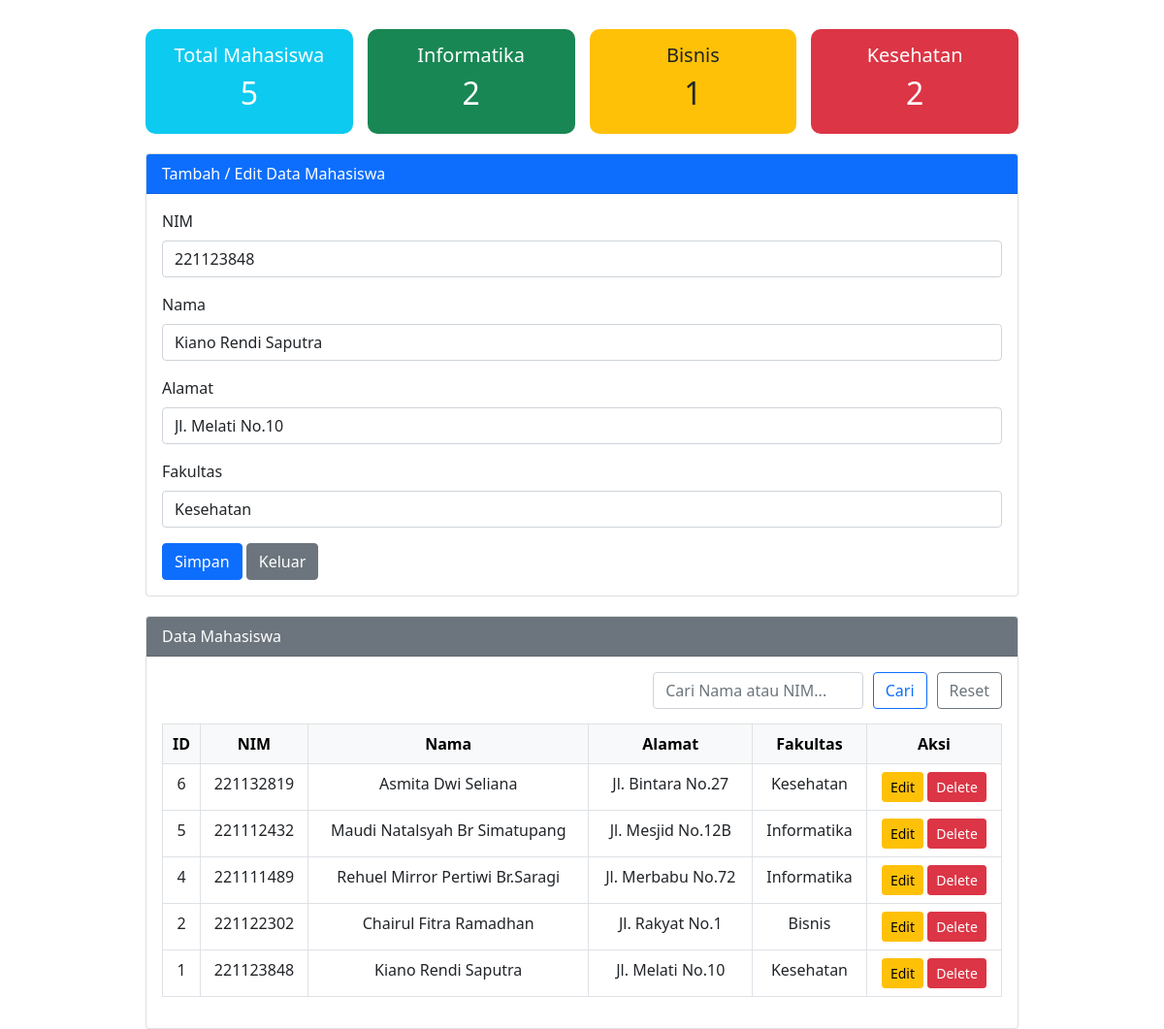
Screenshot of /dashboard.php?op=edit&id=1 with the database file from the repository.
### tables this page shows
CREATE TABLE `mahasiswa` (
  `ID_Mahasiswa` int NOT NULL AUTO_INCREMENT,
  `NIM` varchar(15) NOT NULL,
  `Nama` varchar(100) NOT NULL,
  `Alamat` varchar(255) DEFAULT NULL,
  `Fakultas` enum('Informatika','Bisnis','Kesehatan') NOT NULL,
  PRIMARY KEY (`ID_Mahasiswa`),
  UNIQUE KEY `NIM` (`NIM`)
);

### dashboard.php (the view, shortened to what this page needs)
<?php
include 'koneksi.php';
$nim        = "";
$nama       = "";
$alamat     = "";
$fakultas   = "";
$total_mahasiswa = 0;
$total_informatika = 0;
$total_bisnis = 0;
$total_kesehatan = 0;
$sql_stat = "SELECT
                COUNT(*) AS total,
                SUM(CASE WHEN Fakultas='Informatika' THEN 1 ELSE 0 END) AS informatika,
                SUM(CASE WHEN Fakultas='Bisnis' THEN 1 ELSE 0 END) AS bisnis,
                SUM(CASE WHEN Fakultas='Kesehatan' THEN 1 ELSE 0 END) AS kesehatan
            FROM mahasiswa";
$result_stat = mysqli_query($conn, $sql_stat);
if ($row_stat = mysqli_fetch_assoc($result_stat)) {
    $total_mahasiswa = $row_stat['total'];
    $total_informatika = $row_stat['informatika'];
    $total_bisnis = $row_stat['bisnis'];
    $total_kesehatan = $row_stat['kesehatan'];
}
if (isset($_GET['op'])) {
    $op = $_GET['op'];
} else {
    $op = "";
}
if ($op == 'edit') {
    $id = $_GET['id'];
    $sql1 = "SELECT * FROM mahasiswa WHERE ID_Mahasiswa = '$id'";
    $q1 = mysqli_query($conn, $sql1);
    $r1 = mysqli_fetch_array($q1);
    $nim      = $r1['NIM'];
    $nama     = $r1['Nama'];
    $alamat   = $r1['Alamat'];
    $fakultas = $r1['Fakultas'];
}
?>
<!DOCTYPE html>
<html lang="id">
<head>
    <link href="https://cdn.jsdelivr.net/npm/bootstrap@5.0.0-beta2/dist/css/bootstrap.min.css" rel="stylesheet">
</head>
<body>
<div class="mx-auto">
    <div class="stat-box">
        <div class="stat-card bg-info">
            <h5>Total Mahasiswa</h5>
            <h2><?= $total_mahasiswa ?></h2>
        </div>
        <div class="stat-card bg-success">
            <h5>Informatika</h5>
            <h2><?= $total_informatika ?></h2>
        </div>
        <div class="stat-card bg-warning text-dark">
            <h5>Bisnis</h5>
            <h2><?= $total_bisnis ?></h2>
        </div>
        <div class="stat-card bg-danger">
            <h5>Kesehatan</h5>
            <h2><?= $total_kesehatan ?></h2>
        </div>
    </div>
    <div class="card">
        <div class="card-header bg-primary text-white">Tambah / Edit Data Mahasiswa</div>
        <div class="card-body">
            <form action="" method="POST">
                <div class="mb-3">
                    <label class="form-label">NIM</label>
                    <input type="text" class="form-control" name="nim" value="<?= $nim ?>">
                </div>
                <div class="mb-3">
                    <label class="form-label">Nama</label>
                    <input type="text" class="form-control" name="nama" value="<?= $nama ?>">
                </div>
                <div class="mb-3">
                    <label class="form-label">Alamat</label>
                    <input type="text" class="form-control" name="alamat" value="<?= $alamat ?>">
                </div>
                <div class="mb-3">
                    <label class="form-label">Fakultas</label>
                    <select class="form-control" name="fakultas">
                        <option value="Kesehatan" <?= ($fakultas == "Kesehatan") ? "selected" : "" ?>>Kesehatan</option>
                    </select>
                </div>
                <button type="submit" name="simpan" class="btn btn-primary">Simpan</button>
                <a href="login.php" class="btn btn-secondary">Keluar</a>
            </form>
        </div>
    </div>
    <div class="card">
        <div class="card-header bg-secondary text-white">Data Mahasiswa</div>
        <div class="card-body">
            <form method="GET" class="search-box">
                <input type="text" name="search" class="form-control w-25" placeholder="Cari Nama atau NIM..."
                       value="<?= isset($_GET['search']) ? htmlspecialchars($_GET['search']) : '' ?>">
                <button type="submit" class="btn btn-outline-primary">Cari</button>
                <a href="dashboard.php" class="btn btn-outline-secondary">Reset</a>
            </form>
            <?php
            $search = isset($_GET['search']) ? $_GET['search'] : '';
            if ($search != '') {
                $sql2 = "SELECT * FROM mahasiswa
                         WHERE Nama LIKE '%$search%'
                         OR NIM LIKE '%$search%'
                         ORDER BY ID_Mahasiswa DESC";
            } else {
                $sql2 = "SELECT * FROM mahasiswa ORDER BY ID_Mahasiswa DESC";
            }
            $q2 = mysqli_query($conn, $sql2);
            $jumlahData = mysqli_num_rows($q2);
            ?>
            <table class="table table-bordered text-center">
                <thead class="table-light">
                    <tr>
                        <th>ID</th>
                        <th>NIM</th>
                        <th>Nama</th>
                        <th>Alamat</th>
                        <th>Fakultas</th>
                        <th>Aksi</th>
                    </tr>
                </thead>
                <tbody>
                    <?php
                    if ($jumlahData > 0) {
                        while ($r2 = mysqli_fetch_array($q2)) :
                    ?>
                            <tr>
                                <td><?= $r2['ID_Mahasiswa'] ?></td>
                                <td><?= $r2['NIM'] ?></td>
                                <td><?= $r2['Nama'] ?></td>
                                <td><?= $r2['Alamat'] ?></td>
                                <td><?= $r2['Fakultas'] ?></td>
                                <td>
                                    <a href="dashboard.php?op=edit&id=<?= $r2['ID_Mahasiswa'] ?>" class="btn btn-warning btn-sm">Edit</a>
                                    <a href="dashboard.php?op=delete&id=<?= $r2['ID_Mahasiswa'] ?>"
                                       onclick="return confirm('Yakin ingin menghapus data ini?')"
                                       class="btn btn-danger btn-sm">Delete</a>
                                </td>
                            </tr>
                    <?php
                        endwhile;
                    } else {
                        echo "<tr><td colspan='6'>Tidak ada data untuk ditampilkan.</td></tr>";
                    }
                    ?>
                </tbody>
            </table>
        </div>
    </div>
</div>
</body>
</html>

### dashboard.php (style rules this page uses)
.mx-auto { width: 900px; margin-top: 30px; }
.card { margin-top: 20px; }
.stat-box { display: flex; gap: 15px; justify-content: space-between; }
.stat-card { flex: 1; border-radius: 10px; color: white; padding: 15px; text-align: center; }
.bg-info { background-color: #0dcaf0; }
.bg-success { background-color: #198754; }
.bg-warning { background-color: #ffc107; }
.bg-danger { background-color: #dc3545; }
.search-box { margin-bottom: 15px; display: flex; justify-content: end; gap: 10px; }

### rows the page displays
mahasiswa: nim "221123848", nama "Kiano Rendi Saputra", alamat "Jl. Melati No.10", fakultas "Kesehatan", ID_Mahasiswa "1", NIM "221123848", Nama "Kiano Rendi Saputra", Alamat "Jl. Melati No.10", Fakultas "Kesehatan"
mahasiswa: ID_Mahasiswa "6", NIM "221132819", Nama "Asmita Dwi Seliana", Alamat "Jl. Bintara No.27", Fakultas "Kesehatan"
mahasiswa: ID_Mahasiswa "5", NIM "221112432", Nama "Maudi Natalsyah Br Simatupang", Alamat "Jl. Mesjid No.12B", Fakultas "Informatika"
mahasiswa: ID_Mahasiswa "4", NIM "221111489", Nama "Rehuel Mirror Pertiwi Br.Saragi", Alamat "Jl. Merbabu No.72", Fakultas "Informatika"
mahasiswa: ID_Mahasiswa "2", NIM "221122302", Nama "Chairul Fitra Ramadhan", Alamat "Jl. Rakyat No.1", Fakultas "Bisnis"

### other values shown
$total_mahasiswa "5"
$total_informatika "2"
$total_bisnis "1"
$total_kesehatan "2"
